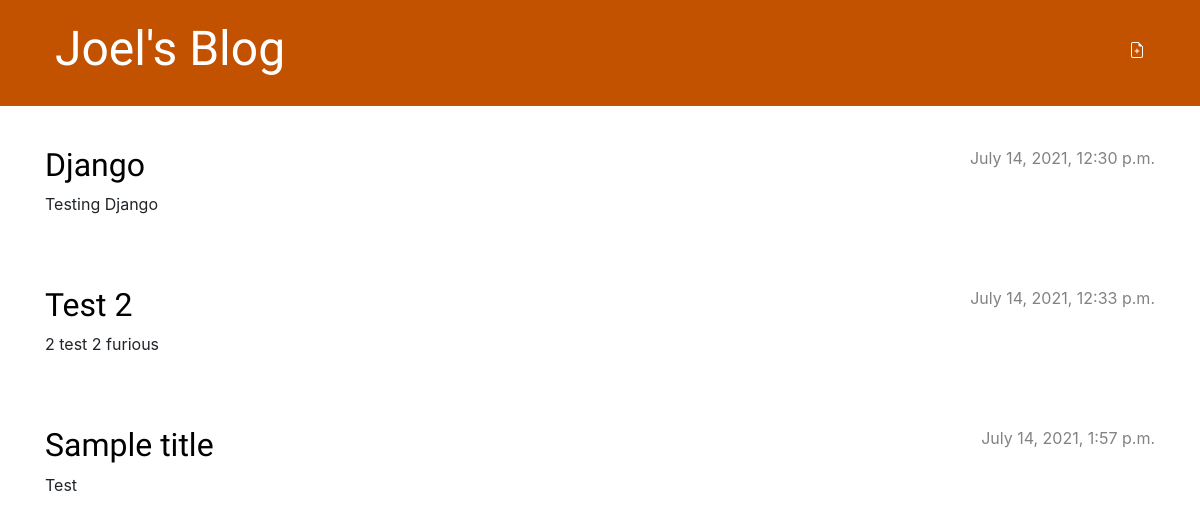
Before: / with the older database file.
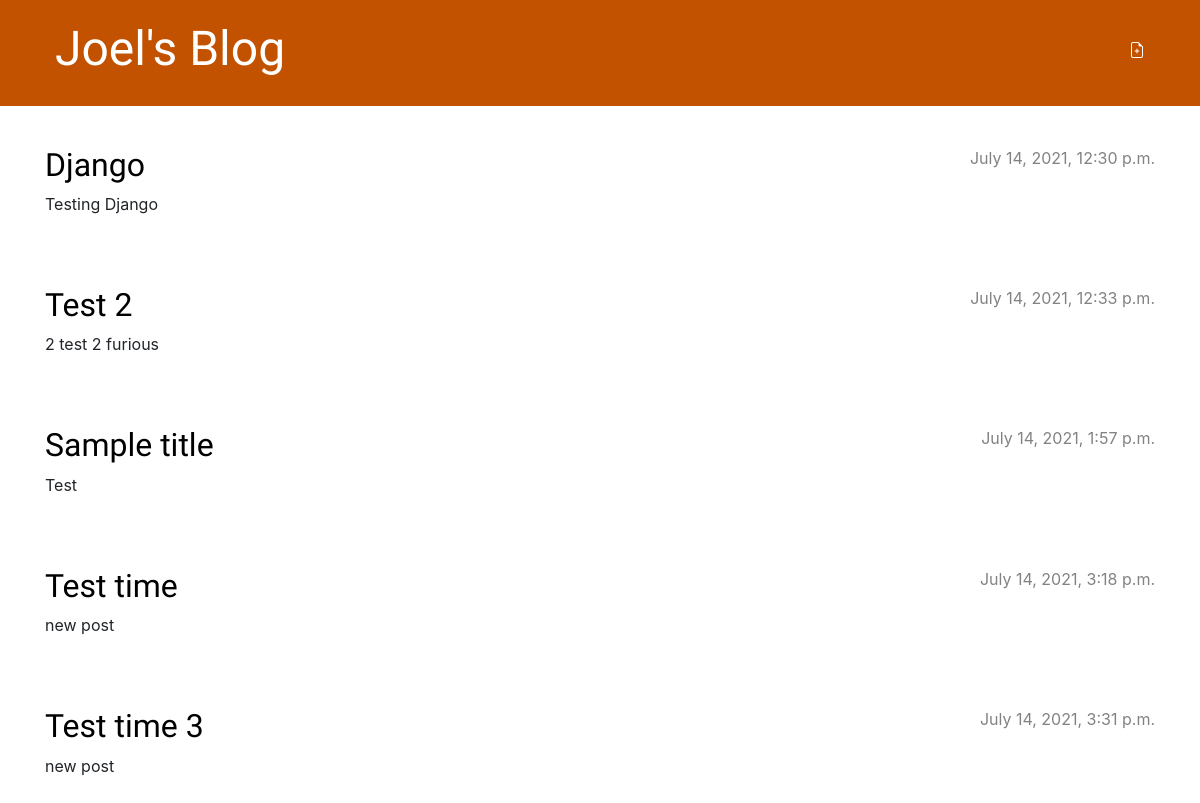
After: the same page with the newer database file.
### blog/models.py (models this page shows, shortened)
class Post(models.Model):
    author = models.ForeignKey(settings.AUTH_USER_MODEL, on_delete=models.CASCADE)
    title = models.CharField(max_length=200)
    text = models.TextField()
    created_date = models.DateTimeField(default=timezone.now)
    published_date = models.DateTimeField(blank=True, null=True)

### blog/views.py (the view)
# urls.py: path('', views.post_list, name='post_list'),
def post_list(request):
    posts = Post.objects.filter(published_date__lte=timezone.now()).order_by('published_date')
    return render(request, 'blog/post_list.html', {'posts': posts})

### blog/templates/blog/post_list.html
{% extends 'blog/base.html' %}
{% block content %}
    {% for post in posts %}
        <article class="post">
            <time class="date">
                {{ post.published_date }}
            </time>
            <h2><a href="{% url 'post_detail' pk=post.pk %}">{{ post.title }}</a></h2>
            <p>{{ post.text|linebreaksbr }}</p>
        </article>
    {% endfor %}
{% endblock %}

### blog/templates/blog/base.html (shortened to what this page needs)
{% load static %}
<!DOCTYPE html>
<html>
    <head>
        <link rel="stylesheet" href="https://cdn.jsdelivr.net/npm/bootstrap@4.5.3/dist/css/bootstrap.min.css">
        <link rel="stylesheet" href="{% static 'css/blog.css' %}">
    </head>
    <body>
        <header class="page-header">
            <div class="container">
                <a href="{% url 'post_new' %}" class="top-menu">
                </a>
                <h1><a href="/">Joel's Blog</a></h1>
            </div>
        </header>
        <main class="content container">
            <div class="row">
                <div class="col">
                    {% block content %}
                    {% endblock %}
                </div>
            </div>
        </main>
    </body>
</html>

### blog/static/css/blog.css (style rules this page uses)
h1 a, h2 a { color: #C25100; }
.page-header { background-color: #C25100; margin-top: 0; margin-bottom: 40px; padding: 20px 20px 20px 40px; }
.page-header h1, .page-header h1 a, .page-header h1 a:visited, .page-header h1 a:active { color: #ffffff; font-size: 36pt; text-decoration: none; }
h1, h2, h3, h4 { font-family: 'Lobster', cursive; }
.date { color: #828282; }
.top-menu, .top-menu:hover, .top-menu:visited { color: #ffffff; float: right; font-size: 26pt; margin-right: 20px; }
.post { margin-bottom: 70px; }
.post h2 a, .post h2 a:visited { color: #000000; }
.post > .date, .post > .actions { float: right; }

Changed rows visible on the page:
added Post: published_date "July 14, 2021, 3:18 p.m.", title "Test time", text "new post"
added Post: published_date "July 14, 2021, 3:31 p.m.", title "Test time 3", text "new post"
